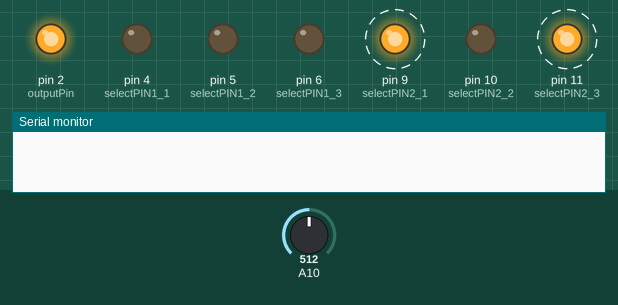
The sketch below on a simulated Arduino Mega 2560, built with avr-gcc and run on an emulated ATmega2560. On the bench: output pins drawn as LEDs (lit = HIGH), the last lines printed to the serial monitor. Dashed ring = blinking. The inputs (shaded band) are chosen by the test bench; at power-on: A10 = 512.

Above: at 0.45 s.
At 1.25 s:
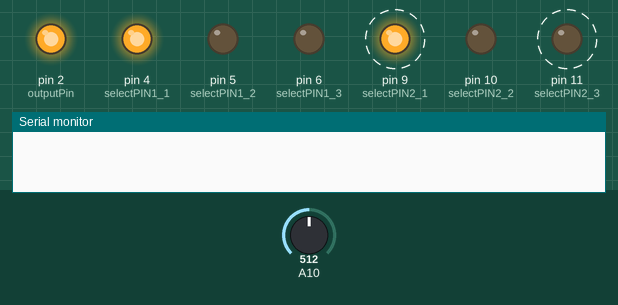
1.3 s: A10 set to 315
At 3.3 s:
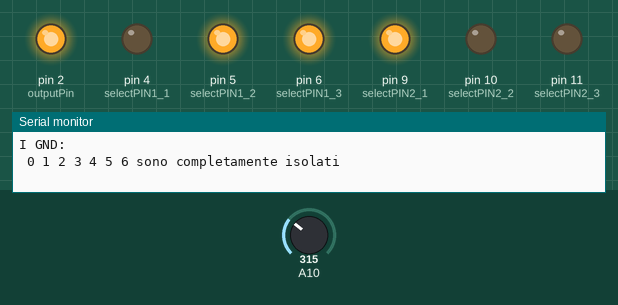
4.3 s: A10 set to 292
Timing chart, 0 to 7.3 s (numbered marks = the images above; inputs shaded):
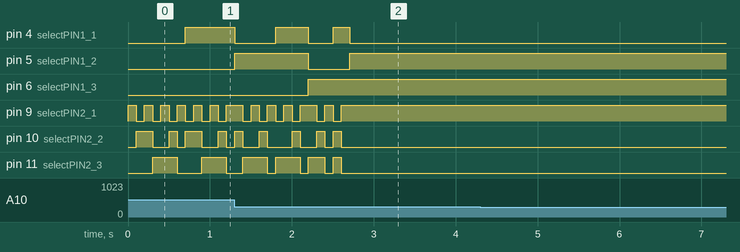

The sketch:

PicoTester.ino
```cpp
#include <Arduino.h>

// Pin configurabili
const int outputPin = 2;      // GPIO che invia 3.3V al pin GND da testare (tramite resistenza)
const int analogReadPin = 26; // ADC che legge la tensione sull'altro lato della resistenza
const int selectPIN1_1= 4;     // GPIO per i segnali select del primo demux
const int selectPIN1_2= 5;
const int selectPIN1_3= 6;
const int selectPIN2_1= 9;     // GPIO per i segnali select del secondo
const int selectPIN2_2= 10;
const int selectPIN2_3= 11;

// Valore soglia (in 0-1023) per distinguere GND collegato da scollegato
const int threshold = 300; // Circa 1V, tarabile, perchè il GND vicino all'alimentazione è soggetto a un valore più alto

// Vettori per l'analisi dei GND
int disconnectedGND[8]; // Array per memorizzare i GND non collegati a nessun altro
int disconnectednumber=0; // Contatore per i GND non collegati
int GNDtotest[7]={0,1,2,3,4,5,6}; // Array per memorizzare quali GND sono ancora da testare
int totestnumber=0; // Contatore per i GND da testare
int precedenttotestnumber=7; // Contatore per i GND da testare calcolato nella precedente iterazione

//Matrice per ottenere i vari possibili gruppi di GND collegati tra loro, nel caso peggiore dove fossero collegati a due a due sarebbero 4 gruppi, di dimensione max 8
int groups[4][8];
int groupnumber=0; // Contatore per il numero di gruppi
int groupdimension=0; // Contatore per la dimensione del gruppo durante l'iterazione
int groupdimensions[4]={0}; // Vettore per le dimensioni dei gruppi durante l'iterazione

int i,j,n,k; // Indici per i cicli for

void setup() {
  Serial.begin(9600);

  pinMode(outputPin, OUTPUT);
  pinMode(selectPIN1_1, OUTPUT);
  pinMode(selectPIN1_2, OUTPUT);
  pinMode(selectPIN1_3, OUTPUT);
  pinMode(selectPIN2_1, OUTPUT);
  pinMode(selectPIN2_2, OUTPUT);
  pinMode(selectPIN2_3, OUTPUT);

  digitalWrite(outputPin, HIGH); // Invia 3.3V al GND da testare
}

void loop() {
  i=GNDtotest[0]; // Inizializza i al primo GND da testare
  while (i<=6) { // 6 perchè l'ultimo pin non viene testato come primo perche è gia stato sempre testato come secondo
    digitalWrite(selectPIN1_1, i & 0x01); // Imposta il LSB
    digitalWrite(selectPIN1_2, (i >> 1) & 0x01); // Imposta il secondo bit
    digitalWrite(selectPIN1_3, (i >> 2) & 0x01); // Imposta il MSB

    j=GNDtotest[1]; // Inizializza j al secondo GND da testare
    n=1;
    while (n<=precedenttotestnumber) { // 7 perchè l'ultimo pin non viene testato come primo perche è gia stato sempre testato come secondo
      digitalWrite(selectPIN2_1, j & 0x01);
      digitalWrite(selectPIN2_2, (j >> 1) & 0x01);
      digitalWrite(selectPIN2_3, (j >> 2) & 0x01);

      delay(100); // Attendi un attimo per stabilizzare il segnale

      int analogValue = analogRead(analogReadPin);
      if (analogValue < threshold) {
        groupdimension++; // Incrementa di uno
        groups[groupnumber][groupdimension]=j; // Aggiungi il jesimo GND al gruppo in una posizione successiva alla prima per permettere di mettere li l'iesimo a cui risulta collegato
      } else {
        GNDtotest[totestnumber]=j; // GND non collegato, dunque da testare
        totestnumber++;
      }
      n++;
      j=GNDtotest[n];
    }

    groupdimensions[groupnumber]=groupdimension; // Salva la dimensione del gruppo corrente

    if (totestnumber==0) {
      groups[groupnumber][0]=i; // Aggiungi il GND corrente al gruppo
      break; // Esci dal ciclo se non ci sono più GND da testare
    } else if (totestnumber==7-i){ //se l'iesimo è scollegato da tutti gli altri è isolato
      disconnectedGND[disconnectednumber]=i;
      disconnectednumber++;
    } else if (totestnumber==1) { //se solo un GND risulta scollegato vuol dire che è isolato da tutti gli altri
      groups[groupnumber][0]=i;
      disconnectedGND[disconnectednumber]=GNDtotest[totestnumber];
      disconnectednumber++;
      break; // se era solo uno da testare ed è gia possibile classificarlo si puòuscire
    } else {
      groups[groupnumber][0]=i;
    }

    precedenttotestnumber=totestnumber-1; // Salva il numero di GND da testare per la prossima iterazione

    if (GNDtotest[0]==0){
      break; // il primo GND da testare non può essere il primo, esci dal ciclo
    } else {
      groupnumber++; // Incrementa il numero del gruppo
      groupdimension=0; // Resetta la dimensione del gruppo per il prossimo ciclo
      totestnumber=0; // Resetta il contatore dei GND da testare
      i=GNDtotest[0]; // Prendi il primo GND da testare
    }

  }

  k=0;
  while (groupdimensions[k]!=0) { // finche la dimensione di un gruppo è diversa da 0 lo si rappresenta
    Serial.println("I GND:");
    for (int j=0; j<groupdimensions[k]; j++) {
      Serial.print(" ");
      Serial.print(groups[k][j]);
    }
    Serial.print(" sono collegati tra loro");
    k++;
  }
  Serial.println("I GND:");
  for (int j=0; j<disconnectednumber; j++) {
    Serial.print(" ");
    Serial.print(disconnectedGND[j]);
  }
  Serial.print(" sono completamente isolati");

  delay(1000); // Legge ogni secondo
}
```
